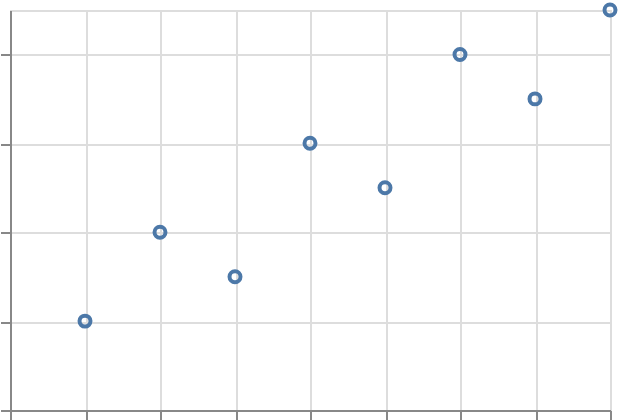

Here is the Vega-Lite specification saved for this chart:
### Vega-Lite specification from a JSON file in a GitHub repository (floating-point values rounded to 4 significant figures)
{"$schema": "https://vega.github.io/schema/vega-lite/v6.json", "padding": 5, "autosize": "none", "width": 300, "height": 200, "data": {"name": "table", "values": [{"c": "A", "g": "p", "x": 1, "y": 2, "v": 5, "t": "2024-01-15", "o": {"v": 3}, "IMDB Rating": 6.1, "d": "x1"}, {"c": "B", "g": "q", "x": 2, "y": 4, "v": 9, "t": "2024-02-20", "o": {"v": 7}, "IMDB Rating": 7.4, "d": "x2"}, {"c": "A", "g": "q", "x": 3, "y": 3, "v": 2, "t": "2024-03-05", "o": {"v": 1}, "IMDB Rating": 5.2, "d": "x1"}, {"c": "C", "g": "p", "x": 4, "y": 6, "v": 7, "t": "2024-05-30", "o": {"v": 4}, "IMDB Rating": 8.8, "d": "x3"}, {"c": "B", "g": "p", "x": 5, "y": 5, "v": 4, "t": "2024-07-11", "o": {"v": 9}, "IMDB Rating": 6.9, "d": "x2"}, {"c": "C", "g": "q", "x": 6, "y": 8, "v": 6, "t": "2024-09-02", "o": {"v": 2}, "IMDB Rating": 7.7, "d": "x3"}, {"c": "A", "g": "p", "x": 7, "y": 7, "v": 8, "t": "2024-11-25", "o": {"v": 5}, "IMDB Rating": 4.4, "d": "x1"}, {"c": "B", "g": "q", "x": 8, "y": 9, "v": 3, "t": "2024-12-31", "o": {"v": 8}, "IMDB Rating": 9.1, "d": "x2"}]}, "mark": "point", "encoding": {"x": {"field": "x", "type": "quantitative"}, "y": {"field": "y", "type": "quantitative"}, "opacity": {"condition": {"test": "show", "value": 1}, "value": 0.1}}, "params": [{"name": "show", "value": true, "bind": {"input": "checkbox"}}]}
